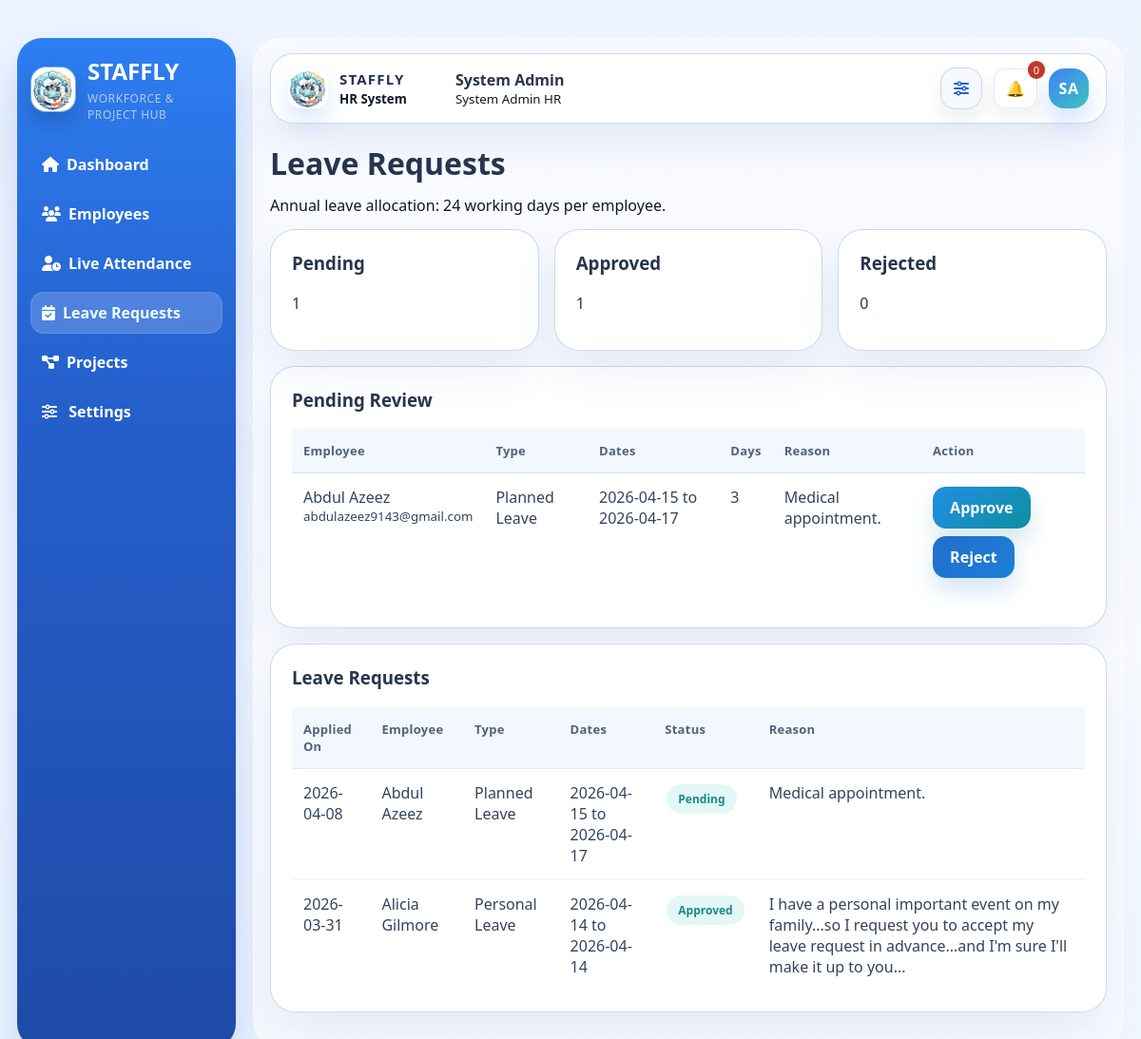
Before: /employees/leave/admin (signed in) with the older database file.
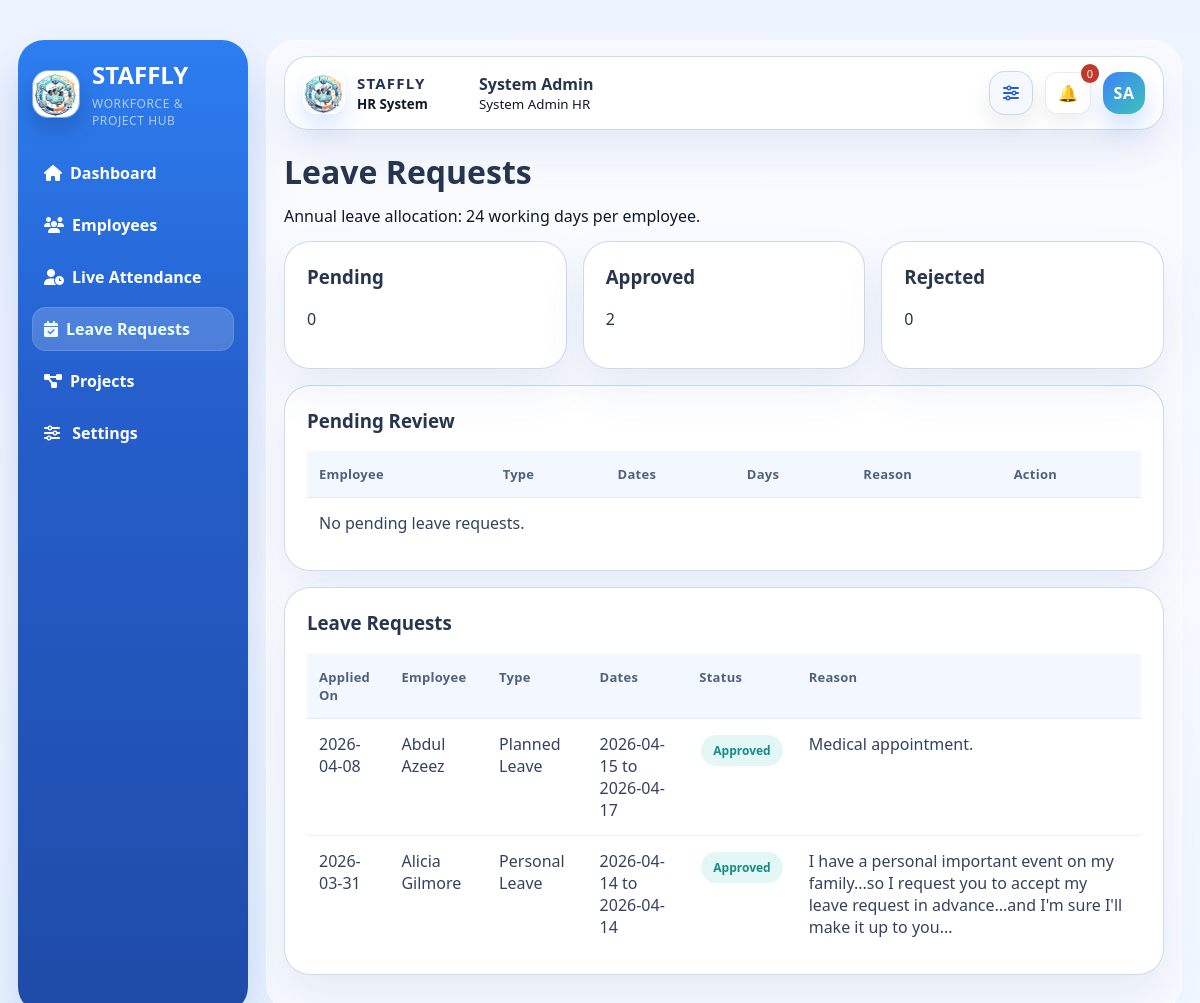
After: the same page with the newer database file.
### models.py (models this page shows, shortened)
class User(db.Model):
    __tablename__ = "users"
    id = db.Column(db.Integer, primary_key=True)
    name = db.Column(db.String(120), nullable=False)
    email = db.Column(db.String(120), unique=True, nullable=False, index=True)
    password_hash = db.Column(db.String(255), nullable=False)
    role = db.Column(db.String(20), nullable=False, default="Employee")
    position = db.Column(db.String(120), nullable=False, default="Web Developer")
    department = db.Column(db.String(120), nullable=True)
    is_registered = db.Column(db.Boolean, nullable=False, default=False)
    security_code_hash = db.Column(db.String(255), nullable=True)
    project_start_alert = db.Column(db.Boolean, nullable=False, default=True)
    deadline_alert_30 = db.Column(db.Boolean, nullable=False, default=True)
    deadline_alert_15 = db.Column(db.Boolean, nullable=False, default=True)
    deadline_alert_10 = db.Column(db.Boolean, nullable=False, default=True)
    deadline_alert_5 = db.Column(db.Boolean, nullable=False, default=True)
    deadline_alert_1 = db.Column(db.Boolean, nullable=False, default=True)
    skills = db.relationship("Skill", secondary=employee_skills, back_populates="employees")
    resume_skills = db.relationship("Skill", secondary=resume_skills, back_populates="resume_employees")
    notifications = db.relationship("Notification", backref="user", lazy=True, cascade="all, delete-orphan")
    assignments = db.relationship("ProjectAssignment", backref="employee", lazy=True, cascade="all, delete-orphan")
    attendance_records = db.relationship("AttendanceRecord", backref="employee", lazy=True, cascade="all, delete-orphan")
    leave_requests = db.relationship("LeaveRequest", backref="employee", lazy=True, cascade="all, delete-orphan")
    daily_project_reports = db.relationship("DailyProjectReport", backref="employee", lazy=True, cascade="all, delete-orphan")
    past_performance_records = db.relationship(
        "PastProjectPerformance",
        backref="employee",
        lazy=True,
        cascade="all, delete-orphan",
    )
    feedback_records = db.relationship("ProjectFeedback", backref="employee", lazy=True, cascade="all, delete-orphan")

class LeaveRequest(db.Model):
    __tablename__ = "leave_requests"
    id = db.Column(db.Integer, primary_key=True)
    user_id = db.Column(db.Integer, db.ForeignKey("users.id"), nullable=False, index=True)
    start_date = db.Column(db.Date, nullable=False, index=True)
    end_date = db.Column(db.Date, nullable=False, index=True)
    leave_type = db.Column(db.String(50), nullable=False, default="Planned Leave")
    reason = db.Column(db.String(255), nullable=False)
    status = db.Column(db.String(20), nullable=False, default="Pending")
    admin_note = db.Column(db.String(255), nullable=True)
    applied_at = db.Column(db.DateTime, default=datetime.utcnow, nullable=False)
    reviewed_at = db.Column(db.DateTime, nullable=True)
    @property
    def total_days(self):
        day_count = 0
        current_day = self.start_date
        while current_day <= self.end_date:
            if current_day.weekday() < 5:
                day_count += 1
            current_day += timedelta(days=1)
        return day_count

### routes/employee_routes.py (the view)
@employee_bp.route("/leave/admin")
@login_required
@role_required("Admin")
def admin_leave_requests():
    status_filter = request.args.get("status", "").strip().title()
    if status_filter not in {"Pending", "Approved", "Rejected"}:
        status_filter = ""
    pending_requests = (
        LeaveRequest.query
        .filter_by(status="Pending")
        .order_by(LeaveRequest.start_date.asc(), LeaveRequest.applied_at.asc())
        .all()
    )
    all_requests_query = LeaveRequest.query.order_by(LeaveRequest.applied_at.desc(), LeaveRequest.start_date.desc())
    if status_filter:
        all_requests_query = all_requests_query.filter_by(status=status_filter)
    status_counts = {
        "Pending": LeaveRequest.query.filter_by(status="Pending").count(),
        "Approved": LeaveRequest.query.filter_by(status="Approved").count(),
        "Rejected": LeaveRequest.query.filter_by(status="Rejected").count(),
    }
    return render_template(
        "employees/leave_admin.html",
        pending_requests=pending_requests,
        leave_requests=all_requests_query.all(),
        status_counts=status_counts,
        selected_status=status_filter,
        annual_leave_days=ANNUAL_LEAVE_DAYS,
    )

### app.py (called while the page is built, shortened)
def run_daily_automation(force=False):
    global LAST_DAILY_AUTOMATION_RUN
    today = date.today()
    if not force and LAST_DAILY_AUTOMATION_RUN == today:
        return

### routes/auth_routes.py (called while the page is built)
def current_user():
    user_id = session.get("user_id")
    if not user_id:
        return None
    return User.query.get(user_id)

def _admin_user_by_email(email):
    normalized_email = (email or "").strip().lower()
    if not normalized_email:
        return None
    return User.query.filter_by(role="Admin", email=normalized_email).first()

def _admin_setup_complete(email=None):
    if email:
        admin = _admin_user_by_email(email)
        return bool(admin and admin.security_code_hash)
    for admin_email in ADMIN_EMAILS:
        admin = _admin_user_by_email(admin_email)
        if not admin or not admin.security_code_hash:
            return False
    return True

def login_required(view_func):
    @wraps(view_func)
    def wrapped(*args, **kwargs):
        if not current_user():
            flash("Please login first.", "warning")
            return redirect(url_for("auth.home"))
        return view_func(*args, **kwargs)
    return wrapped

def role_required(required_role):
    def decorator(view_func):
        @wraps(view_func)
        def wrapped(*args, **kwargs):
            user = current_user()
            if not user:
                flash("Please login first.", "warning")
                return redirect(url_for("auth.home"))
            if user.role != required_role:
                flash("You are not authorized for this action.", "danger")
                return redirect(url_for("auth.dashboard"))
            return view_func(*args, **kwargs)
        return wrapped
    return decorator

@auth_bp.app_context_processor
def inject_auth_context():
    user = current_user()
    unread = 0
    if user:
        unread = Notification.query.filter_by(user_id=user.id, is_read=False).count()
    return {
        "current_user": user,
        "unread_count": unread,
        "admin_recent_login": session.pop("admin_recent_login", False),
        "admin_setup_complete": _admin_setup_complete(),
    }

### templates/employees/leave_admin.html (shortened to what this page needs)
{% extends "base.html" %}
{% block content %}
<div class="page-header">
    <h1>Leave Requests</h1>
</div>
<p class="attendance-note">Annual leave allocation: {{ annual_leave_days }} working days per employee.</p>
<div class="card-grid">
    <a class="card dashboard-link-card" href="{{ url_for('employees.admin_leave_requests', status='Pending') }}">
        <h3>Pending</h3>
        <p>{{ status_counts.Pending }}</p>
    </a>
    <a class="card dashboard-link-card" href="{{ url_for('employees.admin_leave_requests', status='Approved') }}">
        <h3>Approved</h3>
        <p>{{ status_counts.Approved }}</p>
    </a>
    <a class="card dashboard-link-card" href="{{ url_for('employees.admin_leave_requests', status='Rejected') }}">
        <h3>Rejected</h3>
        <p>{{ status_counts.Rejected }}</p>
    </a>
</div>
<div class="card">
    <h3>Pending Review</h3>
    <table>
        <thead>
            <tr>
                <th>Employee</th>
                <th>Type</th>
                <th>Dates</th>
                <th>Days</th>
                <th>Reason</th>
                <th>Action</th>
            </tr>
        </thead>
        <tbody>
            {% for leave_request in pending_requests %}
            <tr>
                <td>{{ leave_request.employee.name }}<br><small>{{ leave_request.employee.email }}</small></td>
                <td>{{ leave_request.leave_type }}</td>
                <td>{{ leave_request.start_date.strftime('%Y-%m-%d') }} to {{ leave_request.end_date.strftime('%Y-%m-%d') }}</td>
                <td>{{ leave_request.total_days }}</td>
                <td>{{ leave_request.reason }}</td>
                <td>
                    <form method="post" action="{{ url_for('employees.review_leave_request', leave_request_id=leave_request.id) }}" class="form-grid">
                        <div class="inline-actions">
                            <button class="btn" type="submit" name="decision" value="Approved">Approve</button>
                            <button class="btn btn-secondary" type="submit" name="decision" value="Rejected">Reject</button>
                        </div>
                    </form>
                </td>
            </tr>
            {% else %}
            <tr><td colspan="6">No pending leave requests.</td></tr>
            {% endfor %}
        </tbody>
    </table>
</div>
<div class="card">
    <h3>{% if selected_status %}{{ selected_status }}{% else %}Leave{% endif %} Requests</h3>
    <table>
        <thead>
            <tr>
                <th>Applied On</th>
                <th>Employee</th>
                <th>Type</th>
                <th>Dates</th>
                <th>Status</th>
                <th>Reason</th>
            </tr>
        </thead>
        <tbody>
            {% for leave_request in leave_requests %}
            <tr>
                <td>{{ leave_request.applied_at.strftime('%Y-%m-%d') }}</td>
                <td>{{ leave_request.employee.name }}</td>
                <td>{{ leave_request.leave_type }}</td>
                <td>{{ leave_request.start_date.strftime('%Y-%m-%d') }} to {{ leave_request.end_date.strftime('%Y-%m-%d') }}</td>
                <td><span class="tag">{{ leave_request.status }}</span></td>
                <td>{{ leave_request.reason }}</td>
            </tr>
            {% else %}
            <tr><td colspan="6">No leave requests found.</td></tr>
            {% endfor %}
        </tbody>
    </table>
</div>
{% endblock %}

### templates/base.html (shortened to what this page needs)
﻿<!doctype html>
<html lang="en">
<head>
    <link rel="stylesheet" href="{{ url_for('static', filename='css/style.css') }}">
    <link rel="stylesheet" href="https://cdnjs.cloudflare.com/ajax/libs/font-awesome/6.5.2/css/all.min.css">
</head>
<body data-admin-authenticated="{% if current_user and current_user.role == 'Admin' %}1{% else %}0{% endif %}">
    {% if current_user %}
    <div class="app-layout">
        <aside class="sidebar">
            <div class="brand-lockup">
                <img src="{{ url_for('static', filename='img/staffly-logo.jpeg') }}" alt="STAFFLY logo" class="brand-logo">
                <div class="brand-copy">
                    <h2>STAFFLY</h2>
                    <small>Workforce & Project Hub</small>
                </div>
            </div>
            <nav class="nav-links">
                <a href="{{ url_for('auth.dashboard') }}" class="{% if request.endpoint == 'auth.dashboard' %}active-nav{% endif %}"><i class="fa-solid fa-house"></i>Dashboard</a>
                {% if current_user.role == 'Admin' %}
                <a href="{{ url_for('employees.list_employees') }}" class=""><i class="fa-solid fa-users"></i>Employees</a>
                <a href="{{ url_for('employees.live_attendance') }}" class="{% if request.endpoint == 'employees.live_attendance' %}active-nav{% endif %}"><i class="fa-solid fa-user-clock"></i>Live Attendance</a>
                <a href="{{ url_for('employees.admin_leave_requests') }}" class="{% if request.endpoint in ['employees.admin_leave_requests', 'employees.review_leave_request'] %}active-nav{% endif %}"><i class="fa-solid fa-calendar-check"></i>Leave Requests</a>
                {% endif %}
                <a href="{{ url_for('projects.list_projects') }}" class=""><i class="fa-solid fa-diagram-project"></i>{% if current_user.role == 'Admin' %}Projects{% else %}My Projects{% endif %}</a>
                <a href="{{ url_for('auth.settings') }}" class="{% if request.endpoint == 'auth.settings' %}active-nav{% endif %}"><i class="fa-solid fa-sliders"></i> Settings</a>
            </nav>
        </aside>
        <main class="main-content">
            <header class="topbar">
                <div class="topbar-brand">
                    <img src="{{ url_for('static', filename='img/staffly-logo.jpeg') }}" alt="STAFFLY logo" class="topbar-brand-logo">
                    <div class="topbar-brand-copy">
                        <strong>STAFFLY</strong>
                        <small>HR System</small>
                    </div>
                </div>
                <div class="topbar-user">
                    <strong>{{ current_user.name }}</strong>
                    {% if current_user.role == 'Admin' %}
                    <small>System Admin HR</small>
                    {% else %}
                    <small>{{ current_user.position }} | {{ current_user.role }}</small>
                    {% endif %}
                </div>
                <div class="topbar-actions">
                    <a class="topbar-icon-btn" href="{{ url_for('auth.settings') }}" title="Open settings" aria-label="Open settings">
                        <i class="fa-solid fa-sliders"></i>
                    </a>
                    <div class="notification-wrapper">
                        <a id="notificationBellLink" class="bell-btn bell-link" href="{{ url_for('projects.notifications_page') }}" title="Open all notifications" aria-label="Open all notifications">🔔</a>
                        <button id="notificationCountBtn" class="notification-count-btn notification-badge-btn" type="button" title="Show unread notifications" aria-label="Show unread notifications">
                            <span id="notificationCount">{{ unread_count }}</span>
                        </button>
                    </div>
                    <div class="profile-menu-wrap">
                    <button id="profileMenuToggle" class="topbar-avatar topbar-avatar-btn" type="button" aria-expanded="false" aria-controls="profileMenuPanel" aria-label="Open profile menu">
                        {{ current_user.name.split()[0][0] }}{% if current_user.name.split()|length > 1 %}{{ current_user.name.split()[-1][0] }}{% endif %}
                    </button>
                    </div>
                </div>
            </header>
            {% block content %}{% endblock %}
        </main>
    </div>
    {% else %}
        {% block public_content %}{% endblock %}
    {% endif %}
</body>
</html>

Changed rows visible on the page:
no longer on one of the page's lists (row edited): LeaveRequest: employee.name "Abdul Azeez", employee.email "abdulazeez9143@gmail.com", leave_type "Planned Leave", start_date "2026-04-15", end_date "2026-04-17", total_days "3", reason "Medical appointment."
changed LeaveRequest "Planned Leave": status "Pending" → "Approved"
Other visible differences:
{{ status_counts.Pending }}: "1" → "0"
{{ status_counts.Approved }}: "1" → "2"
text now shown: "No pending leave requests."
